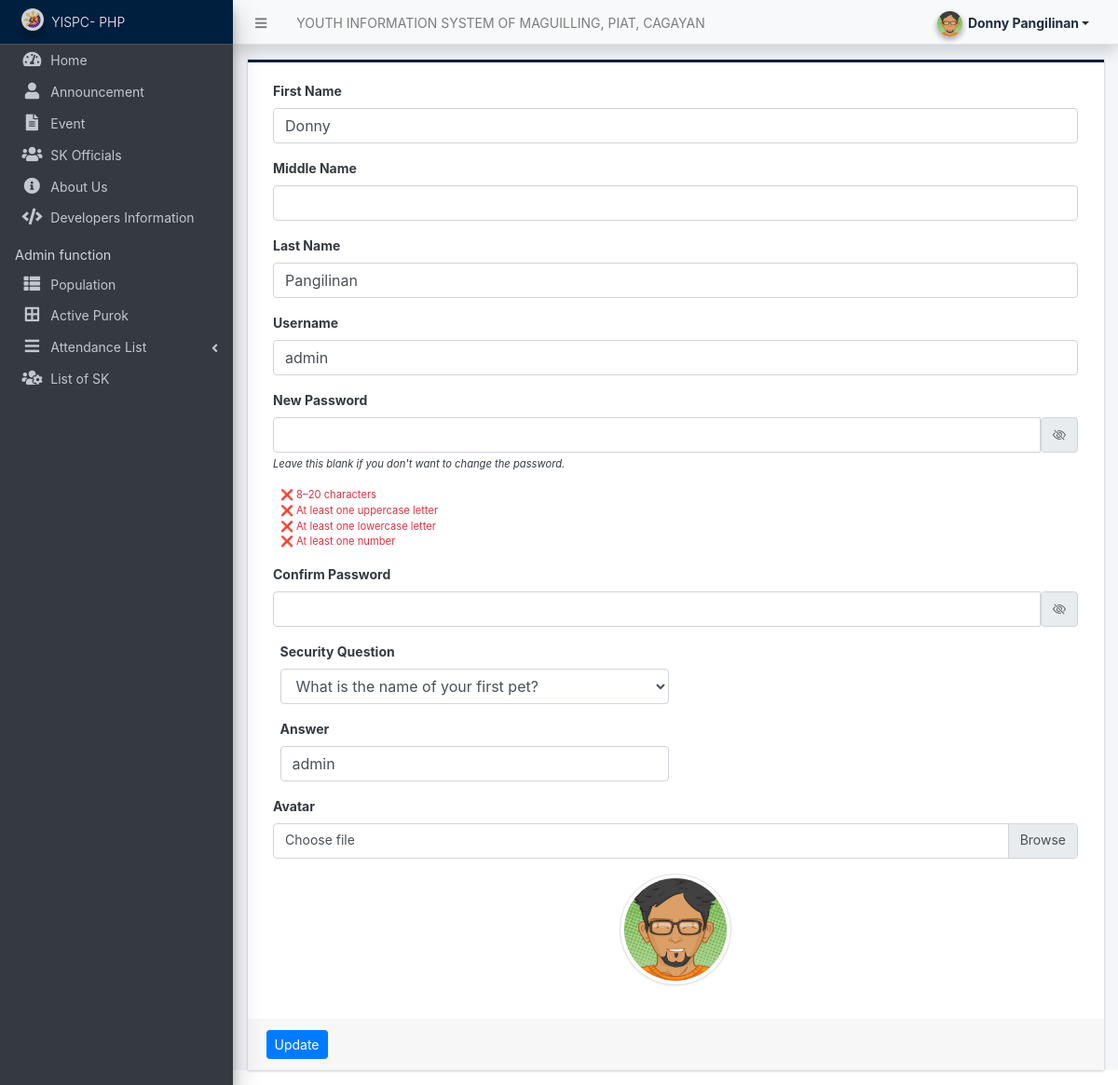
The app's page /admin/?page=user (signed in) with its own data.
### tables this page shows
CREATE TABLE `users` (
  `id` int(50) NOT NULL,
  `firstname` varchar(250) NOT NULL,
  `middlename` text DEFAULT NULL,
  `lastname` varchar(250) NOT NULL,
  `username` text NOT NULL,
  `password` text NOT NULL,
  `security_question` varchar(255) DEFAULT NULL,
  `security_answer` varchar(255) DEFAULT NULL,
  `avatar` text DEFAULT NULL,
  `qr_code` text DEFAULT NULL,
  `last_login` datetime DEFAULT NULL,
  `type` tinyint(1) NOT NULL DEFAULT 0,
  `status` tinyint(1) NOT NULL DEFAULT 1,
  `date_added` datetime NOT NULL DEFAULT current_timestamp(),
  `date_updated` datetime DEFAULT current_timestamp() ON UPDATE current_timestamp(),
  `zone` int(1) NOT NULL,
  `birthdate` date DEFAULT NULL,
  `age` int(3) NOT NULL,
  `sex` enum('Male','Female') NOT NULL
);

### classes/DBConnection.php (called while the page is built, shortened)
<?php
class DBConnection{
    private $host = DB_SERVER;
    private $username = DB_USERNAME;
    private $password = DB_PASSWORD;
    private $database = DB_NAME;
    public $conn;
    public function __construct(){
        if (!isset($this->conn)) {
            $this->conn = new mysqli($this->host, $this->username, $this->password, $this->database);
        }
    }
}
?>

### classes/SystemSettings.php (called while the page is built, shortened)
<?php
class SystemSettings extends DBConnection{
	function userdata($field = ''){
		if(!empty($field)){
			if(isset($_SESSION['userdata'][$field]))
				return $_SESSION['userdata'][$field];
			else
				return null;
		}else{
			return false;
		}
	}
}
$_settings = new SystemSettings();
?>

### config.php (called while the page is built, shortened)
<?php
require_once('classes/DBConnection.php');
require_once('classes/SystemSettings.php');
function validate_image($file){
    global $_settings;
	if(!empty($file)){
        $ex = explode("?",$file);
        $file = $ex[0];
        $ts = isset($ex[1]) ? "?".$ex[1] : '';
		if(is_file(base_app.$file)){
			return base_url.$file.$ts;
		}else{
			return base_url.($_settings->info('logo'));
		}
	}else{
		return base_url.($_settings->info('logo'));
	}
}
?>

### admin/user/index.php (the view, shortened to what this page needs)
<?php
$user = $conn->query("SELECT * FROM users where id ='".$_settings->userdata('id')."'");
foreach($user->fetch_array() as $k =>$v){
	$meta[$k] = $v;
}
?>
<link rel="stylesheet" href="https://cdn.jsdelivr.net/npm/bootstrap-icons@1.10.5/font/bootstrap-icons.css">
<div class="card card-outline rounded-0 card-navy">
	<div class="card-body">
		<div class="container-fluid">
			<form action="" id="manage-user">
				<div class="form-group">
					<label for="name">First Name</label>
					<input type="text" name="firstname" id="firstname" class="form-control" value="<?php echo isset($meta['firstname']) ? $meta['firstname']: '' ?>" required>
				</div>
				<div class="form-group">
					<label for="name">Middle Name</label>
					<input type="text" name="middlename" id="middlename" class="form-control" value="<?php echo isset($meta['middlename']) ? $meta['middlename']: '' ?>">
				</div>
				<div class="form-group">
					<label for="name">Last Name</label>
					<input type="text" name="lastname" id="lastname" class="form-control" value="<?php echo isset($meta['lastname']) ? $meta['lastname']: '' ?>" required>
				</div>
				<div class="form-group">
					<label for="username">Username</label>
					<input type="text" name="username" id="username" class="form-control" value="<?php echo isset($meta['username']) ? $meta['username']: '' ?>" required  autocomplete="off">
				</div>
<div class="form-group">
	<label for="password">New Password</label>
	<div class="input-group">
		<input type="password" name="password" id="password" class="form-control" autocomplete="off"
			pattern="^(?=.*[a-z])(?=.*[A-Z])(?=.*\d)[a-zA-Z\d]{8,20}$"
			title="Password must be 8-20 characters, include uppercase, lowercase, and a number">
		<span class="input-group-text">
			<i class="bi bi-eye-slash toggle-password" data-target="password" style="cursor:pointer;"></i>
		</span>
	</div>
	<small><i>Leave this blank if you don't want to change the password.</i></small>
</div>
<ul id="password-requirements" class="list-unstyled small text-muted ml-2">
	<li id="req-length" class="text-danger">❌ 8–20 characters</li>
	<li id="req-upper" class="text-danger">❌ At least one uppercase letter</li>
	<li id="req-lower" class="text-danger">❌ At least one lowercase letter</li>
	<li id="req-digit" class="text-danger">❌ At least one number</li>
</ul>
<div class="form-group">
	<label for="cpassword">Confirm Password</label>
	<div class="input-group">
		<input type="password" name="cpassword" id="cpassword" class="form-control" autocomplete="off">
		<span class="input-group-text">
			<i class="bi bi-eye-slash toggle-password" data-target="cpassword" style="cursor:pointer;"></i>
		</span>
	</div>
</div>
				<div class="form-group col-6">
    <label for="security_question">Security Question</label>
    <select name="security_question" id="security_question" class="form-control" required>
        <option value="pet" <?php echo isset($meta['security_question']) && $meta['security_question'] == 'pet' ? 'selected' : '' ?>>What is the name of your first pet?</option>
    </select>
</div>
<div class="form-group col-6">
    <label for="security_answer">Answer</label>
    <input type="text" name="security_answer" id="security_answer" class="form-control" value="<?php echo isset($meta['security_answer']) ? $meta['security_answer'] : '' ?>" required>
</div>
				<div class="form-group">
					<label for="" class="control-label">Avatar</label>
					<div class="custom-file">
		              <label class="custom-file-label" for="customFile">Choose file</label>
		            </div>
				</div>
				<div class="form-group d-flex justify-content-center">
					<img src="<?php echo validate_image(isset($meta['avatar']) ? $meta['avatar'] :'') ?>" alt="" id="cimg" class="img-fluid img-thumbnail">
				</div>
			</form>
		</div>
	</div>
	<div class="card-footer">
			<div class="col-md-12">
				<div class="row">
					<button class="btn btn-sm btn-primary" form="manage-user">Update</button>
				</div>
			</div>
		</div>
</div>

### admin/user/index.php (style rules this page uses)
img#cimg { height: 15vh; width: 15vh; object-fit: cover; border-radius: 100% 100%; }

### records on screen
users: firstname "Donny", lastname "Pangilinan", username "admin", security_question "What is the name of your first pet?", security_answer "admin", avatar (picture)

### other values on screen
$_settings->info('name') "YOUTH INFORMATION SYSTEM OF MAGUILLING, PIAT, CAGAYAN"
$_settings->userdata('firstname').' '.$_settings->userdata('lastname') "Donny Pangilinan"
$_settings->info('short_name') "YISPC- PHP"
